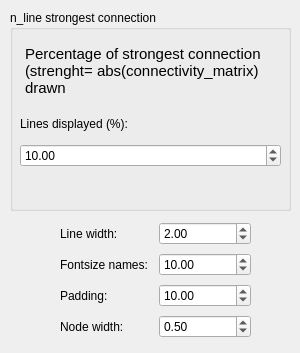
      <widget class="QWidget" name="tab_6">
       <attribute name="title">
        <string>Lines &amp; text</string>
       </attribute>
       <widget class="QGroupBox" name="groupBox_8">
        <property name="geometry">
         <rect>
          <x>10</x>
          <y>10</y>
          <width>281</width>
          <height>201</height>
         </rect>
        </property>
        <property name="title">
         <string>n_line strongest connection</string>
        </property>
        <widget class="QTextEdit" name="fig_file_textEdit_2">
         <property name="geometry">
          <rect>
           <x>10</x>
           <y>30</y>
           <width>261</width>
           <height>71</height>
          </rect>
         </property>
         <property name="styleSheet">
          <string notr="true">QTextEdit {
	background-color : transparent
}</string>
         </property>
         <property name="readOnly">
          <bool>true</bool>
         </property>
         <property name="html">
          <string>&lt;!DOCTYPE HTML PUBLIC &quot;-//W3C//DTD HTML 4.0//EN&quot; &quot;http://www.w3.org/TR/REC-html40/strict.dtd&quot;&gt;
&lt;html&gt;&lt;head&gt;&lt;meta name=&quot;qrichtext&quot; content=&quot;1&quot; /&gt;&lt;style type=&quot;text/css&quot;&gt;
p, li { white-space: pre-wrap; }
&lt;/style&gt;&lt;/head&gt;&lt;body style=&quot; font-family:'Ubuntu'; font-size:11pt; font-weight:400; font-style:normal;&quot;&gt;
&lt;p style=&quot; margin-top:0px; margin-bottom:0px; margin-left:0px; margin-right:0px; -qt-block-indent:0; text-indent:0px;&quot;&gt;Percentage of strongest connection (strenght= abs(connectivity_matrix) drawn&lt;/p&gt;&lt;/body&gt;&lt;/html&gt;</string>
         </property>
        </widget>
        <widget class="QWidget" name="layoutWidget">
         <property name="geometry">
          <rect>
           <x>10</x>
           <y>100</y>
           <width>261</width>
           <height>91</height>
          </rect>
         </property>
         <layout class="QVBoxLayout" name="verticalLayout_9">
          <item>
           <widget class="QLabel" name="label_18">
            <property name="text">
             <string>Lines displayed (%): </string>
            </property>
           </widget>
          </item>
          <item>
           <widget class="QDoubleSpinBox" name="n_lines_spinBox">
            <property name="maximum">
             <double>100.000000000000000</double>
            </property>
            <property name="value">
             <double>10.000000000000000</double>
            </property>
           </widget>
          </item>
          <item>
           <widget class="QLabel" name="nb_line_label">
            <property name="text">
             <string/>
            </property>
           </widget>
          </item>
         </layout>
        </widget>
       </widget>
       <widget class="QWidget" name="layoutWidget">
        <property name="geometry">
         <rect>
          <x>60</x>
          <y>220</y>
          <width>191</width>
          <height>124</height>
         </rect>
        </property>
        <layout class="QGridLayout" name="gridLayout_11">
         <item row="0" column="0">
          <widget class="QLabel" name="label_19">
           <property name="text">
            <string>Line width:</string>
           </property>
          </widget>
         </item>
         <item row="0" column="1">
          <widget class="QDoubleSpinBox" name="linewidth_spinBox">
           <property name="singleStep">
            <double>0.100000000000000</double>
           </property>
           <property name="value">
            <double>2.000000000000000</double>
           </property>
          </widget>
         </item>
         <item row="1" column="0">
          <widget class="QLabel" name="label_37">
           <property name="text">
            <string>Fontsize names:</string>
           </property>
          </widget>
         </item>
         <item row="1" column="1">
          <widget class="QDoubleSpinBox" name="textwidth_spinBox">
           <property name="singleStep">
            <double>0.100000000000000</double>
           </property>
           <property name="value">
            <double>10.000000000000000</double>
           </property>
          </widget>
         </item>
         <item row="2" column="0">
          <widget class="QLabel" name="label_41">
           <property name="text">
            <string>Padding: </string>
           </property>
          </widget>
         </item>
         <item row="2" column="1">
          <widget class="QDoubleSpinBox" name="padding_spinBox">
           <property name="singleStep">
            <double>0.100000000000000</double>
           </property>
           <property name="value">
            <double>10.000000000000000</double>
           </property>
          </widget>
         </item>
         <item row="3" column="0">
          <widget class="QLabel" name="label_38">
           <property name="text">
            <string>Node width:</string>
           </property>
          </widget>
         </item>
         <item row="3" column="1">
          <widget class="QDoubleSpinBox" name="nodelinewidth_spinBox">
           <property name="singleStep">
            <double>0.100000000000000</double>
           </property>
           <property name="value">
            <double>0.500000000000000</double>
           </property>
          </widget>
         </item>
        </layout>
       </widget>
      </widget>
